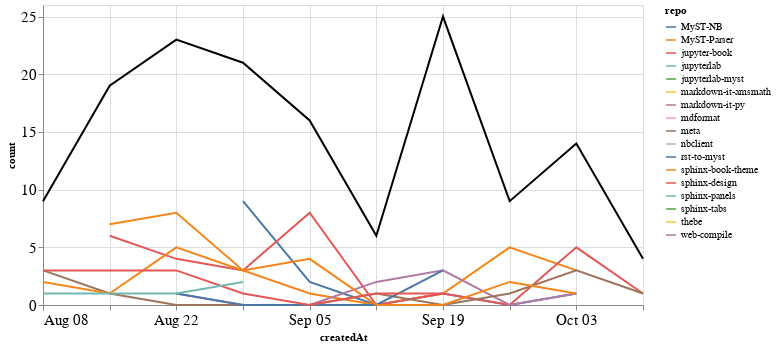

Notebook source saved alongside this figure:
### Markdown cell above
### Comments

### Code cell
comments_time = comments.groupby('repo').resample('W', on='createdAt').count()['author'].reset_index()
comments_time = comments_time.rename(columns={'author': 'count'})
comments_time_total = comments_time.groupby('createdAt').agg({"count": "sum"}).reset_index()
ch1 = alt.Chart(comments_time, width=600).mark_line().encode(
    x='createdAt',
    y='count',
    color='repo',
    tooltip="repo"
)

ch2 = alt.Chart(comments_time_total, width=600).mark_line(color="black").encode(
    x='createdAt',
    y='count',
)

ch1 + ch2

### Figure 1 — Vega-Lite specification as saved in the notebook (floating-point values rounded to 4 significant figures)
{"config": {"axisLeft": {"labelFontSize": 15}, "axisBottom": {"labelFontSize": 15}}, "layer": [{"data": {"name": "data-4d02f228aae8a24498570b78747eebfe"}, "mark": "line", "encoding": {"color": {"type": "nominal", "field": "repo"}, "tooltip": {"type": "nominal", "field": "repo"}, "x": {"type": "temporal", "field": "createdAt"}, "y": {"type": "quantitative", "field": "count"}}, "width": 600}, {"data": {"name": "data-66a2953576fe768aace1e45d19aec788"}, "mark": {"type": "line", "color": "black"}, "encoding": {"x": {"type": "temporal", "field": "createdAt"}, "y": {"type": "quantitative", "field": "count"}}, "width": 600}], "$schema": "https://vega.github.io/schema/vega-lite/v4.8.1.json", "datasets": {"data-4d02f228aae8a24498570b78747eebfe": [{"repo": "MyST-NB", "createdAt": "2021-08-29T00:00:00", "count": 9}, {"repo": "MyST-NB", "createdAt": "2021-09-05T00:00:00", "count": 2}, {"repo": "MyST-NB", "createdAt": "2021-09-12T00:00:00", "count": 0}, {"repo": "MyST-NB", "createdAt": "2021-09-19T00:00:00", "count": 1}, {"repo": "MyST-NB", "createdAt": "2021-09-26T00:00:00", "count": 0}, {"repo": "MyST-NB", "createdAt": "2021-10-03T00:00:00", "count": 1}, {"repo": "MyST-Parser", "createdAt": "2021-08-15T00:00:00", "count": 7}, {"repo": "MyST-Parser", "createdAt": "2021-08-22T00:00:00", "count": 8}, {"repo": "MyST-Parser", "createdAt": "2021-08-29T00:00:00", "count": 3}, {"repo": "MyST-Parser", "createdAt": "2021-09-05T00:00:00", "count": 1}, {"repo": "MyST-Parser", "createdAt": "2021-09-12T00:00:00", "count": 0}, {"repo": "MyST-Parser", "createdAt": "2021-09-19T00:00:00", "count": 1}, {"repo": "MyST-Parser", "createdAt": "2021-09-26T00:00:00", "count": 5}, {"repo": "MyST-Parser", "createdAt": "2021-10-03T00:00:00", "count": 3}, {"repo": "jupyter-book", "createdAt": "2021-08-15T00:00:00", "count": 6}, {"repo": "jupyter-book", "createdAt": "2021-08-22T00:00:00", "count": 4}, {"repo": "jupyter-book", "createdAt": "2021-08-29T00:00:00", "count": 3}, {"repo": "jupyter-book", "createdAt": "2021-09-05T00:00:00", "count": 8}, {"repo": "jupyter-book", "createdAt": "2021-09-12T00:00:00", "count": 0}, {"repo": "jupyter-book", "createdAt": "2021-09-19T00:00:00", "count": 1}, {"repo": "jupyter-book", "createdAt": "2021-09-26T00:00:00", "count": 0}, {"repo": "jupyter-book", "createdAt": "2021-10-03T00:00:00", "count": 5}, {"repo": "jupyter-book", "createdAt": "2021-10-10T00:00:00", "count": 1}, {"repo": "jupyterlab", "createdAt": "2021-09-19T00:00:00", "count": 1}, {"repo": "jupyterlab-myst", "createdAt": "2021-09-19T00:00:00", "count": 7}, {"repo": "markdown-it-amsmath", "createdAt": "2021-09-12T00:00:00", "count": 1}, {"repo": "markdown-it-py", "createdAt": "2021-08-22T00:00:00", "count": 1}, {"repo": "markdown-it-py", "createdAt": "2021-08-29T00:00:00", "count": 0}, {"repo": "markdown-it-py", "createdAt": "2021-09-05T00:00:00", "count": 0}, {"repo": "markdown-it-py", "createdAt": "2021-09-12T00:00:00", "count": 2}, {"repo": "markdown-it-py", "createdAt": "2021-09-19T00:00:00", "count": 3}, {"repo": "markdown-it-py", "createdAt": "2021-09-26T00:00:00", "count": 0}, {"repo": "markdown-it-py", "createdAt": "2021-10-03T00:00:00", "count": 1}, {"repo": "mdformat", "createdAt": "2021-09-05T00:00:00", "count": 1}, {"repo": "meta", "createdAt": "2021-08-08T00:00:00", "count": 3}, {"repo": "meta", "createdAt": "2021-08-15T00:00:00", "count": 1}, {"repo": "meta", "createdAt": "2021-08-22T00:00:00", "count": 0}, {"repo": "meta", "createdAt": "2021-08-29T00:00:00", "count": 0}, {"repo": "meta", "createdAt": "2021-09-05T00:00:00", "count": 0}, {"repo": "meta", "createdAt": "2021-09-12T00:00:00", "count": 1}, {"repo": "meta", "createdAt": "2021-09-19T00:00:00", "count": 0}, {"repo": "meta", "createdAt": "2021-09-26T00:00:00", "count": 1}, {"repo": "meta", "createdAt": "2021-10-03T00:00:00", "count": 3}, {"repo": "meta", "createdAt": "2021-10-10T00:00:00", "count": 1}, {"repo": "nbclient", "createdAt": "2021-09-19T00:00:00", "count": 7}, {"repo": "rst-to-myst", "createdAt": "2021-08-22T00:00:00", "count": 1}, {"repo": "rst-to-myst", "createdAt": "2021-08-29T00:00:00", "count": 0}, {"repo": "rst-to-myst", "createdAt": "2021-09-05T00:00:00", "count": 0}, {"repo": "rst-to-myst", "createdAt": "2021-09-12T00:00:00", "count": 0}, {"repo": "rst-to-myst", "createdAt": "2021-09-19T00:00:00", "count": 3}, {"repo": "sphinx-book-theme", "createdAt": "2021-08-08T00:00:00", "count": 2}, {"repo": "sphinx-book-theme", "createdAt": "2021-08-15T00:00:00", "count": 1}, {"repo": "sphinx-book-theme", "createdAt": "2021-08-22T00:00:00", "count": 5}, {"repo": "sphinx-book-theme", "createdAt": "2021-08-29T00:00:00", "count": 3}, {"repo": "sphinx-book-theme", "createdAt": "2021-09-05T00:00:00", "count": 4}, {"repo": "sphinx-book-theme", "createdAt": "2021-09-12T00:00:00", "count": 0}, {"repo": "sphinx-book-theme", "createdAt": "2021-09-19T00:00:00", "count": 0}, {"repo": "sphinx-book-theme", "createdAt": "2021-09-26T00:00:00", "count": 2}, {"repo": "sphinx-book-theme", "createdAt": "2021-10-03T00:00:00", "count": 1}, {"repo": "sphinx-design", "createdAt": "2021-08-08T00:00:00", "count": 3}, {"repo": "sphinx-design", "createdAt": "2021-08-15T00:00:00", "count": 3}, {"repo": "sphinx-design", "createdAt": "2021-08-22T00:00:00", "count": 3}, {"repo": "sphinx-design", "createdAt": "2021-08-29T00:00:00", "count": 1}, {"repo": "sphinx-design", "createdAt": "2021-09-05T00:00:00", "count": 0}, {"repo": "sphinx-design", "createdAt": "2021-09-12T00:00:00", "count": 1}, {"repo": "sphinx-design", "createdAt": "2021-09-19T00:00:00", "count": 1}, {"repo": "sphinx-panels", "createdAt": "2021-08-08T00:00:00", "count": 1}, {"repo": "sphinx-panels", "createdAt": "2021-08-15T00:00:00", "count": 1}, {"repo": "sphinx-panels", "createdAt": "2021-08-22T00:00:00", "count": 1}, {"repo": "sphinx-panels", "createdAt": "2021-08-29T00:00:00", "count": 2}, {"repo": "sphinx-tabs", "createdAt": "2021-09-12T00:00:00", "count": 1}, {"repo": "thebe", "createdAt": "2021-10-10T00:00:00", "count": 2}, {"repo": "web-compile", "createdAt": "2021-09-26T00:00:00", "count": 1}], "data-66a2953576fe768aace1e45d19aec788": [{"createdAt": "2021-08-08T00:00:00", "count": 9}, {"createdAt": "2021-08-15T00:00:00", "count": 19}, {"createdAt": "2021-08-22T00:00:00", "count": 23}, {"createdAt": "2021-08-29T00:00:00", "count": 21}, {"createdAt": "2021-09-05T00:00:00", "count": 16}, {"createdAt": "2021-09-12T00:00:00", "count": 6}, {"createdAt": "2021-09-19T00:00:00", "count": 25}, {"createdAt": "2021-09-26T00:00:00", "count": 9}, {"createdAt": "2021-10-03T00:00:00", "count": 14}, {"createdAt": "2021-10-10T00:00:00", "count": 4}]}}
